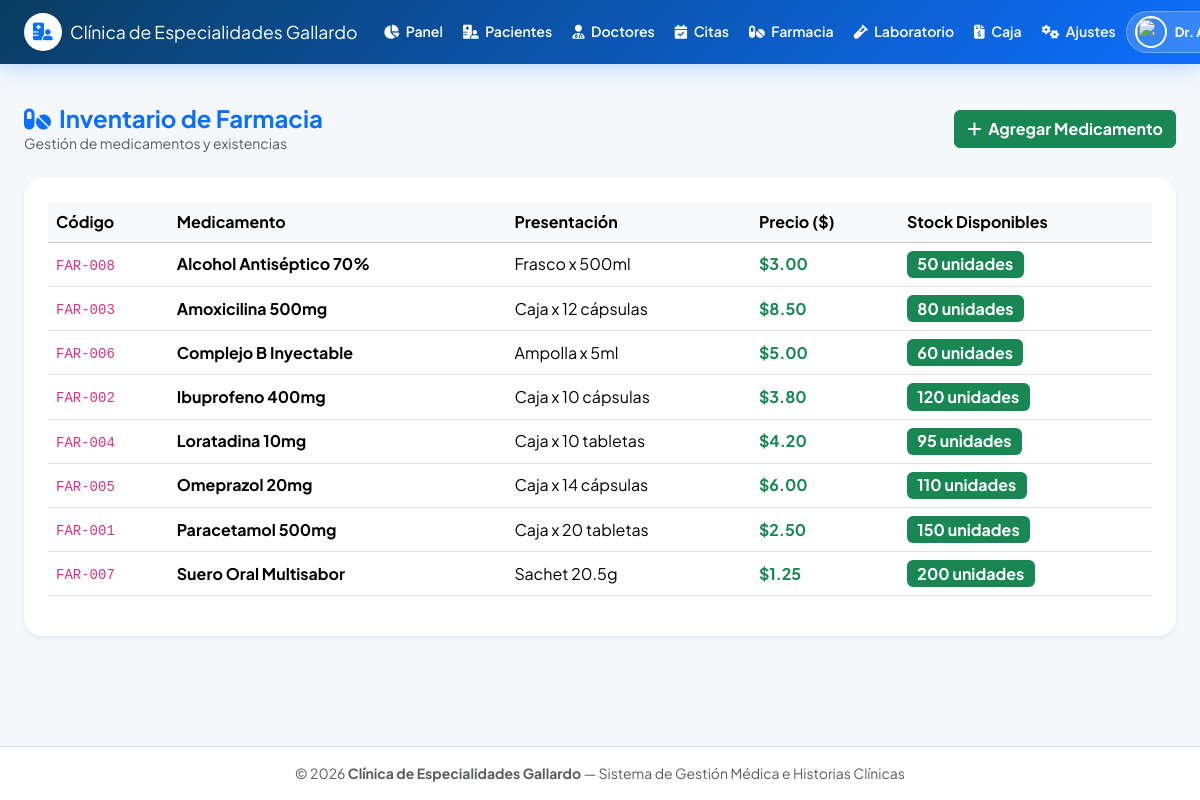
Page /farmacia.php (signed in) on the committed database.
### tables this page shows
CREATE TABLE configuracion (
            clave TEXT PRIMARY KEY,
            valor TEXT
        );

CREATE TABLE farmacia (
            id INTEGER PRIMARY KEY AUTOINCREMENT,
            codigo TEXT UNIQUE NOT NULL,
            nombre TEXT NOT NULL,
            presentacion TEXT,
            stock INTEGER DEFAULT 0,
            precio REAL DEFAULT 0.0
        );

### config/database.php (called while the page is built, shortened)
<?php
class Database {
    private static $pdo = null;
    private static $dbFile = __DIR__ . '/citas_medicas.db';
    public static function connect() {
        if (self::$pdo !== null) {
            return self::$pdo;
        }
        try {
            self::$pdo = new PDO("sqlite:" . self::$dbFile);
            self::$pdo->setAttribute(PDO::ATTR_ERRMODE, PDO::ERRMODE_EXCEPTION);
            self::$pdo->setAttribute(PDO::ATTR_DEFAULT_FETCH_MODE, PDO::FETCH_ASSOC);
            self::$pdo->exec("PRAGMA busy_timeout = 5000;");
            return self::$pdo;
        } catch (PDOException $e) {
            die("Error al conectar con la base de datos: " . $e->getMessage());
        }
    }
    public static function getConfig($clave) {
        try {
            $pdo = self::connect();
            $stmt = $pdo->prepare("SELECT valor FROM configuracion WHERE clave = ?");
            $stmt->execute([$clave]);
            $res = $stmt->fetch();
            return $res ? $res['valor'] : '';
        } catch (Exception $e) {
            return '';
        }
    }
}

### farmacia.php (the view, shortened to what this page needs)
<?php
require_once 'config/database.php';
require_once 'includes/header.php';
$pdo = Database::connect();
$medicamentos = $pdo->query("SELECT * FROM farmacia ORDER BY nombre ASC")->fetchAll();
?>
<div class="d-flex justify-content-between align-items-center mb-4">
    <div>
        <h4 class="fw-bold mb-0 text-primary"><i class="fa-solid fa-pills me-2"></i>Inventario de Farmacia</h4>
        <p class="text-muted small mb-0">Gestión de medicamentos y existencias</p>
    </div>
    <button class="btn btn-success fw-bold" data-bs-toggle="modal" data-bs-target="#modalFarmacia">
        <i class="fa-solid fa-plus me-1"></i> Agregar Medicamento
    </button>
</div>
<div class="card card-custom p-4 bg-white shadow-sm">
    <div class="table-responsive">
        <table class="table table-hover align-middle">
            <thead class="table-light">
                <tr>
                    <th>Código</th>
                    <th>Medicamento</th>
                    <th>Presentación</th>
                    <th>Precio ($)</th>
                    <th>Stock Disponibles</th>
                </tr>
            </thead>
            <tbody>
                <?php foreach ($medicamentos as $m): ?>
                    <tr>
                        <td><code><?= htmlspecialchars($m['codigo']) ?></code></td>
                        <td><strong><?= htmlspecialchars($m['nombre']) ?></strong></td>
                        <td><?= htmlspecialchars($m['presentacion']) ?></td>
                        <td><strong class="text-success">$<?= number_format($m['precio'], 2) ?></strong></td>
                        <td>
                            <span class="badge bg-<?= $m['stock'] > 20 ? 'success' : 'danger' ?> fs-6">
                                <?= $m['stock'] ?> unidades
                            </span>
                        </td>
                    </tr>
                <?php endforeach; ?>
            </tbody>
        </table>
    </div>
</div>
<?php require_once 'includes/footer.php'; ?>

### includes/header.php (shortened to what this page needs)
<?php
require_once __DIR__ . '/../config/database.php';
$nombre_clinica = 'Clínica Gallardo';
$foto_usuario = $_SESSION['usuario_foto'] ?? '';
try {
    $nombre_clinica = Database::getConfig('nombre_clinica') ?: $nombre_clinica;
} catch (Exception $e) {}
?>
<!DOCTYPE html>
<html lang="es">
<head>
    <link href="https://cdn.jsdelivr.net/npm/bootstrap@5.3.2/dist/css/bootstrap.min.css" rel="stylesheet">
    <link rel="stylesheet" href="https://cdnjs.cloudflare.com/ajax/libs/font-awesome/6.4.2/css/all.min.css">
</head>
<body>
<?php if (isset($_SESSION['usuario_id'])): ?>
<nav class="navbar navbar-expand-xl navbar-dark navbar-custom mb-4">
    <div class="container-fluid px-3 px-lg-4">
        <a class="navbar-brand d-flex align-items-center fw-extrabold me-3" href="dashboard.php">
            <span class="bg-white text-primary rounded-circle me-2 d-inline-flex align-items-center justify-content-center shadow-sm" style="width:38px; height:38px;">
                <i class="fa-solid fa-hospital-user text-primary"></i>
            </span>
            <span class="d-none d-sm-inline"><?= htmlspecialchars($nombre_clinica) ?></span>
        </a>
        <div class="collapse navbar-collapse" id="navbarNav">
            <ul class="navbar-nav me-auto mb-2 mb-xl-0 align-items-xl-center">
                <li class="nav-item">
                    <a class="nav-link text-white" href="dashboard.php"><i class="fa-solid fa-chart-pie me-1"></i> Panel</a>
                </li>
                <li class="nav-item">
                    <a class="nav-link text-white" href="pacientes.php"><i class="fa-solid fa-hospital-user me-1"></i> Pacientes</a>
                </li>
                <li class="nav-item">
                    <a class="nav-link text-white" href="doctores.php"><i class="fa-solid fa-user-doctor me-1"></i> Doctores</a>
                </li>
                <li class="nav-item">
                    <a class="nav-link text-white" href="citas.php"><i class="fa-solid fa-calendar-check me-1"></i> Citas</a>
                </li>
                <li class="nav-item">
                    <a class="nav-link text-white" href="farmacia.php"><i class="fa-solid fa-pills me-1"></i> Farmacia</a>
                </li>
                <li class="nav-item">
                    <a class="nav-link text-white" href="laboratorio.php"><i class="fa-solid fa-vial me-1"></i> Laboratorio</a>
                </li>
                <li class="nav-item">
                    <a class="nav-link text-white" href="facturacion.php"><i class="fa-solid fa-file-invoice-dollar me-1"></i> Caja</a>
                </li>
                <li class="nav-item">
                    <a class="nav-link text-white" href="configuracion.php"><i class="fa-solid fa-gears me-1"></i> Ajustes</a>
                </li>
            </ul>
            <div class="d-flex align-items-center flex-wrap gap-2 mt-2 mt-xl-0 flex-shrink-0">
                <div class="user-chip text-white rounded-pill px-2 py-1 d-flex align-items-center">
                    <?php if ($foto_usuario): ?>
                        <img src="<?= htmlspecialchars($foto_usuario) ?>" class="user-avatar-nav me-2">
                    <?php else: ?>
                        <span class="bg-white text-primary rounded-circle d-inline-flex align-items-center justify-content-center me-2" style="width:28px; height:28px; font-size:12px;">
                            <i class="fa-solid fa-user-doctor"></i>
                        </span>
                    <?php endif; ?>
                    <span class="fw-bold pe-2"><?= htmlspecialchars($_SESSION['usuario_nombre'] ?? 'Usuario') ?></span>
                </div>
            </div>
        </div>
    </div>
</nav>
<?php endif; ?>
<main class="container-fluid px-3 px-lg-4 my-3">

### includes/footer.php (shortened to what this page needs)
</main>
<footer class="text-center py-3 text-muted small mt-auto border-top bg-white">
    <div class="container-fluid">
        © <?= date('Y') ?> <strong><?= htmlspecialchars($nombre_clinica ?? 'Clínica Gallardo') ?></strong> — Sistema de Gestión Médica e Historias Clínicas
    </div>
</footer>
</body>
</html>

### includes/header.php (style rules this page uses)
html, body { max-width: 100%; overflow-x: hidden; }
body { background: #f4f8fb; font-family: 'Plus Jakarta Sans', sans-serif; min-height: 100vh; display: flex; flex-direction: column; }
.navbar-custom { background: linear-gradient(135deg, #0a3d62 0%, #0d6efd 100%); box-shadow: 0 4px 18px rgba(13, 110, 253, 0.25); padding-top: 8px; padding-bottom: 8px; }
.navbar-brand { font-size: 1.1rem; white-space: nowrap; }
.nav-link { font-size: 0.88rem; font-weight: 600; padding-left: 10px !important; padding-right: 10px !important; white-space: nowrap; transition: all 0.2s ease-in-out; }
.card-custom { border-radius: 18px; box-shadow: 0 8px 20px rgba(0,0,0,0.05); border: none; }
main { flex: 1; }
.user-avatar-nav { width: 32px; height: 32px; border-radius: 50%; object-fit: cover; border: 2px solid white; }
.user-chip { background: rgba(255, 255, 255, 0.18); border: 1px solid rgba(255, 255, 255, 0.3); backdrop-filter: blur(6px); font-size: 0.82rem; }

### rows in the picture
configuracion: valor "Clínica de Especialidades Gallardo"
farmacia: codigo "FAR-008", nombre "Alcohol Antiséptico 70%", presentacion "Frasco x 500ml", precio "3.00", stock "50"
farmacia: codigo "FAR-003", nombre "Amoxicilina 500mg", presentacion "Caja x 12 cápsulas", precio "8.50", stock "80"
farmacia: codigo "FAR-006", nombre "Complejo B Inyectable", presentacion "Ampolla x 5ml", precio "5.00", stock "60"
farmacia: codigo "FAR-002", nombre "Ibuprofeno 400mg", presentacion "Caja x 10 cápsulas", precio "3.80", stock "120"
farmacia: codigo "FAR-004", nombre "Loratadina 10mg", presentacion "Caja x 10 tabletas", precio "4.20", stock "95"
farmacia: codigo "FAR-005", nombre "Omeprazol 20mg", presentacion "Caja x 14 cápsulas", precio "6.00", stock "110"
farmacia: codigo "FAR-001", nombre "Paracetamol 500mg", presentacion "Caja x 20 tabletas", precio "2.50", stock "150"
farmacia: codigo "FAR-007", nombre "Suero Oral Multisabor", presentacion "Sachet 20.5g", precio "1.25", stock "200"

### other values in the picture
$_SESSION['usuario_nombre'] "Dr.…"
